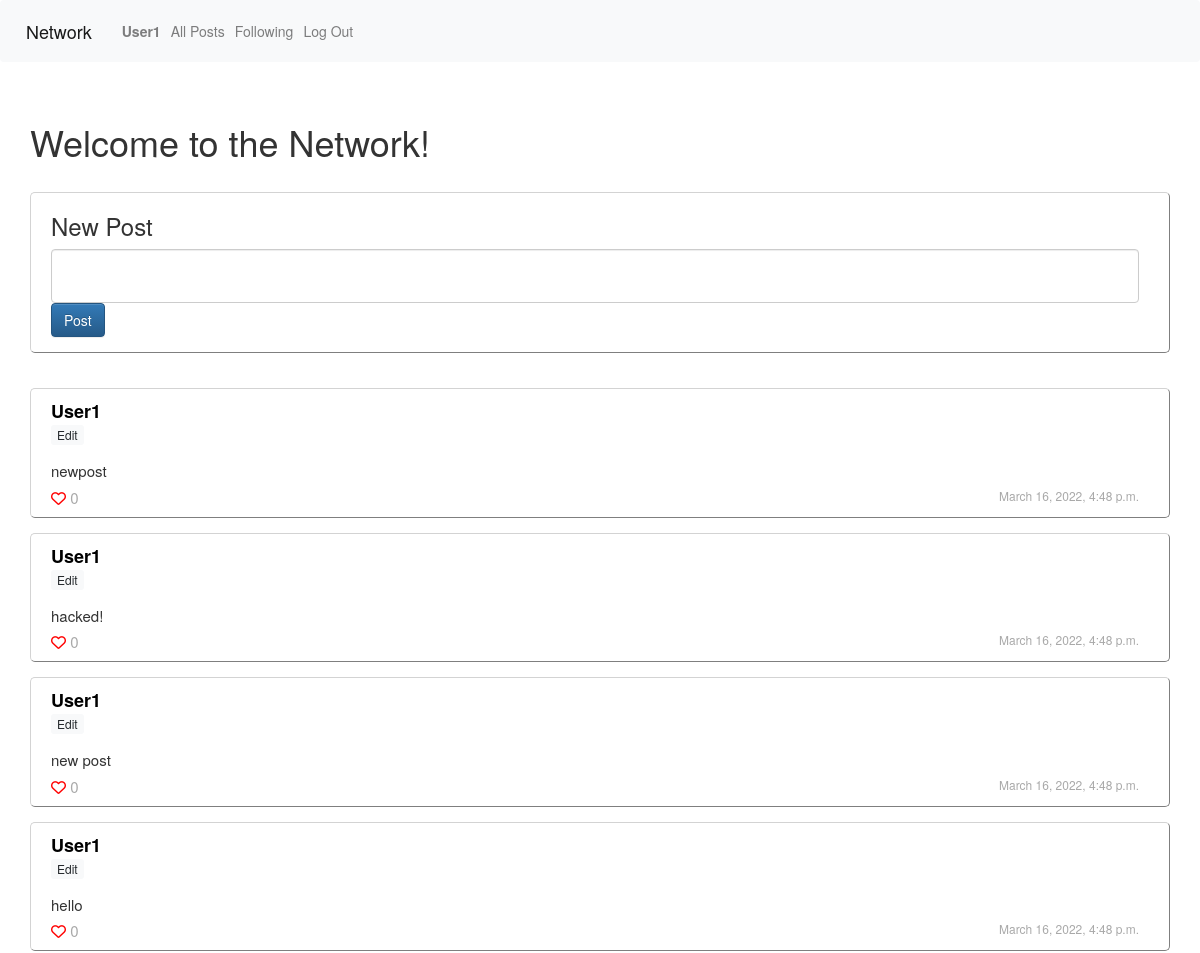
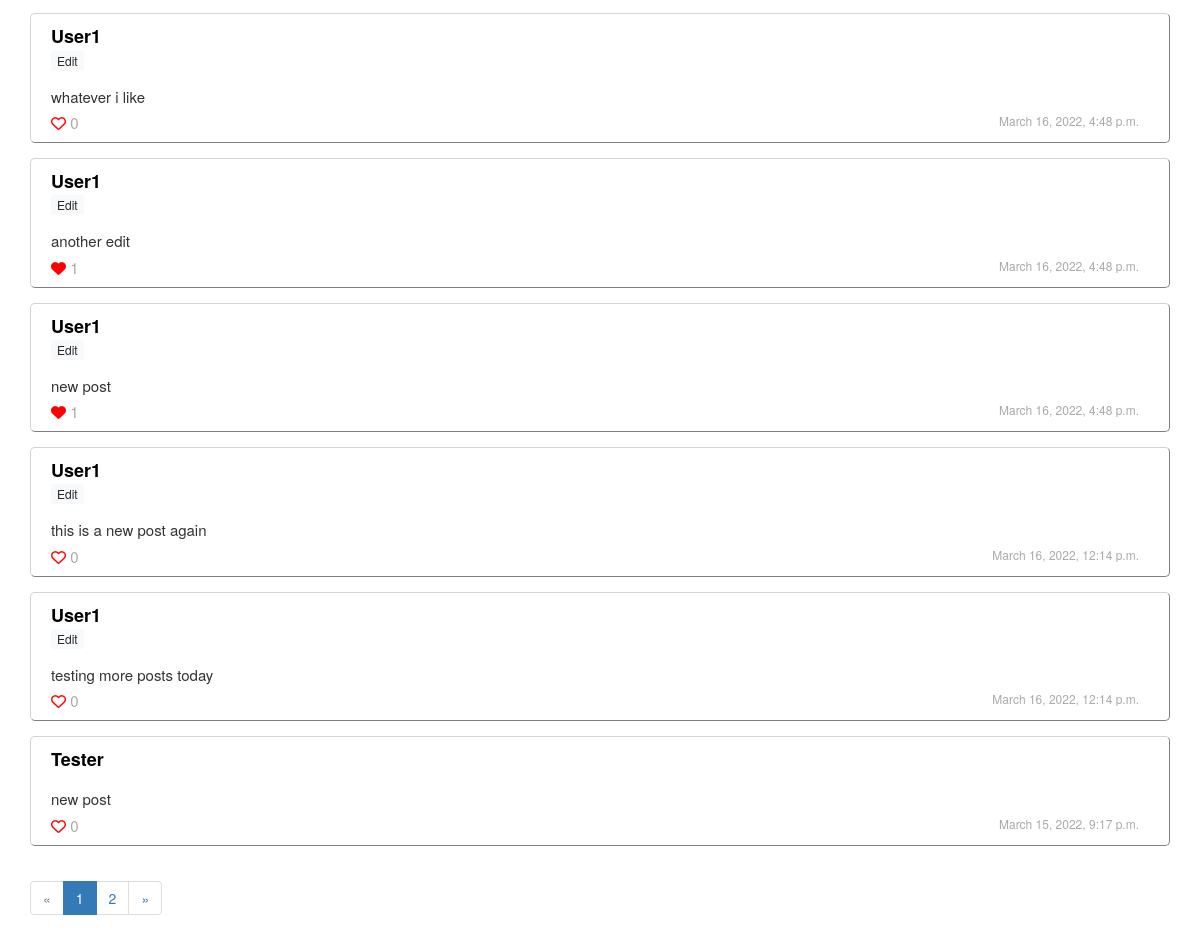
/ (signed in), run on the app's committed database (2 pictures, top to bottom).
### network/models.py (models this page shows, shortened)
class User(AbstractUser, models.Model):
    followings = models.ManyToManyField('self', related_name="followers", symmetrical=False)

class Posts(models.Model):
    content = models.CharField(max_length=200)
    poster = models.ForeignKey(User, on_delete=models.CASCADE, related_name="posts")
    likes = models.IntegerField(default=0)
    date = models.DateTimeField(default=timezone.now())
    likers = models.ManyToManyField(User, blank=True, related_name="posts_liked")

### network/views.py (the view)
# urls.py: path("", views.index, name="index"),
def index(request):
    user = request.user
    if user.is_authenticated:
        posts = Posts.objects.all().order_by("-id")
        posts_count = posts.count()
        current_page = request.GET.get('page', 1)
        page = paginate(posts, current_page)
        return render(request, "network/index.html", {
            "form": NewPost(),
            "user": user,
            "posts": page,
            "posts_count": posts_count
            })
    else:
        return HttpResponseRedirect(reverse("login"))

### network/views.py
class NewPost(forms.Form):
    post = forms.CharField(widget=forms.Textarea(attrs={"rows":2, "cols":20, "class": 'form-control'}), label='')

### network/templatetags/load_functions.py (called while the page is built)
@register.filter
def likers(postid):
	post = Posts.objects.filter(id=postid)[0]
	return post.likers.all()

### network/views.py (called while the page is built)
def paginate(posts, current_page):
    paginator = Paginator(posts, 10)
    try:
        page = paginator.page(current_page)
    except PageNotAnInteger:
        page = paginator.page(1)
    except EmptyPage:
        page = paginator.page(paginator.num_pages)
    return page

### network/templates/network/index.html (shortened to what this page needs)
{% extends "network/layout.html" %}
{% block body %}
     {% if user.is_authenticated %}
{% load load_functions %}
<h1> Welcome to the Network!</h1>
<br>
<div id="dashboard"class="index prepost">
    <h3>New Post</h3>
    <form action="{% url 'make_post' %}" method="post">
        <div class="form-group">
        {{ form }}
        <input class="btn btn-primary" type="submit" value="Post">
        </div>
    </form>
</div>
    <div class="postcontainer">
        <br>
        {% for post in posts %}
        <div class="posts  {%if post.poster.id == user.id%} mypost{% endif %}" >
            <div class="posthead">
                <div class="poster">
                    <a class="postername {%if post.poster.id == user.id%} me{% endif %}" href="{% url 'user' post.poster.username %}"> {{post.poster.username.capitalize}}</a>
                    <div class="edit">
                        {% if post.poster.id == user.id %}
                        <button class="editlink btn btn-light btn-sm btn-sml" style="font-size: 12px; padding: 0px 5px;"> Edit </button>
                        {% endif %}
                        </div>
                </div><div id ="postdiv{{post.id}}" class="postcontent" data-postid="{{post.id}}">
                    <a> {{post.content}}</a>
                </div>
            </div>
            <div class="postbody">
                <div class="like">
                    <span class="likebutton" data-userid="{{user.id}}" data-postid={{post.id}}>
                        {% if user in post.id|likers %}
                        <i class="fa-solid fa-heart"></i>
                        {% else %}
                        <i class="far fa-heart"></i>
                        {% endif %}
                    </span><a class="postlikesnum" style="color: darkgrey"> {{post.likes}}</a>
                </div>
                <div class="date">
                    {{post.date}}
                </div>
            </div>
        </div>
        {% empty %}
        <h3> No Posts</h3>
        {% endfor %}
    </div>
{% if posts.has_other_pages %}
  <ul class="pagination">
    {% if posts.has_previous %}
      <li><a href="?page={{ posts.previous_page_number }}">&laquo;</a></li>
    {% else %}
      <li class="disabled"><span>&laquo;</span></li>
    {% endif %}
    {% for i in posts.paginator.page_range %}
      {% if posts.number == i %}
        <li class="active"><span>{{ i }} <span class="sr-only">(current)</span></span></li>
      {% else %}
        <li><a href="?page={{ i }}">{{ i }}</a></li>
      {% endif %}
    {% endfor %}
    {% if posts.has_next %}
      <li><a href="?page={{ posts.next_page_number }}">&raquo;</a></li>
    {% else %}
      <li class="disabled"><span>&raquo;</span></li>
    {% endif %}
  </ul>
{% endif %}
      {% endif %}
{% endblock %}

### network/templates/network/layout.html (shortened to what this page needs)
{% load static %}
{% load load_functions %}
<!DOCTYPE html>
<html lang="en">
    <head>
        <link rel="stylesheet" href="https://stackpath.bootstrapcdn.com/bootstrap/4.4.1/css/bootstrap.min.css">
        <link href="{% static 'network/styles.css' %}" rel="stylesheet">
        <link rel="stylesheet" href="https://cdn.jsdelivr.net/npm/bootstrap@3.3.7/dist/css/bootstrap.min.css">
        <link rel="stylesheet" href="https://cdnjs.cloudflare.com/ajax/libs/font-awesome/6.0.0-beta2/css/all.min.css" />
        <link rel="stylesheet" href="https://cdn.jsdelivr.net/npm/bootstrap@3.3.7/dist/css/bootstrap-theme.min.css">
    </head>
    <body>
        <nav class="navbar navbar-expand-lg navbar-light bg-light">
            <a class="navbar-brand" href="{% url 'index' %}">Network</a>
            <div>
              <ul class="navbar-nav mr-auto">
                {% if user.is_authenticated %}
                    <li class="nav-item">
                        <a class="nav-link" href="{% url 'profile' %}"><strong>{{ user.username.capitalize }}</strong></a>
                    </li>
                {% endif %}
                <li class="nav-item">
                  <a class="nav-link" href="{% url 'all_posts' %}">All Posts</a>
                </li>
                {% if user.is_authenticated %}
                    <li class="nav-item">
                        <a class="nav-link" href="{% url 'following' %}">Following</a>
                    </li>
                    <li class="nav-item">
                        <a class="nav-link" href="{% url 'logout' %}">Log Out</a>
                    </li>
                {% endif %}
              </ul>
            </div>
          </nav>
        <div class="body">
            {% block body %}
            {% endblock %}
        </div>
    </body>
</html>

### network/static/network/styles.css (style rules this page uses)
.body { margin: 10px; padding: 20px; }
.prepost { margin: 20px 50px 20px 50px auto; }
#dashboard { border: thin; border-style: outset; border-color: lightgray; border-radius: 5px; padding: 0px 30px 0px 20px; margin: 0 auto; }
.postcontainer { margin: 0 auto; border: thin; border-radius: 5px; }
.posts { width: auto; height: auto; padding: 0px 30px 30px 20px; margin: 15px auto; border: thin; border-style: outset; border-radius: 5px; background-color: white; border-color: #D3D3D3; }
.poster { float: left; width: 100%; height: 20%%; margin: 10px 0px 10px 0px; padding-bottom: 5px; font-size: 18px; font-weight: bold; position:relative; }
.date { float: right; width: auto; font-size: 12px; color: darkgrey; }
.like { position: relative; float: left; color: red; }
.postcontent { padding-bottom: 5px; font-size: 15px; width: auto; }
.posthead { height: 90%; width: 100%; position: relative; }
.postbody { height: 10%; width: 100%; font-size: 15px; background-color: black; }
.edit { font-size: 13px; }
.postername { color: black; }
.postlikesnum { color: darkgrey; }
.likebutton { cursor: pointer; }
.fa-heart { font-size:15px; }
.editlink { font-size: 0.5 ; size: 5px; }
textarea { width: 90%; min-width: 75px; resize: none; }

### data on the page
User: username "User1"
Posts: poster.username "User1", shows "Edit", content "newpost", likes "0", date "March 16, 2022, 4:48 p.m."
Posts: poster.username "User1", shows "Edit", content "hacked!", likes "0", date "March 16, 2022, 4:48 p.m."
Posts: poster.username "User1", shows "Edit", content "new post", likes "0", date "March 16, 2022, 4:48 p.m."
Posts: poster.username "User1", shows "Edit", content "hello", likes "0", date "March 16, 2022, 4:48 p.m."
Posts: poster.username "User1", shows "Edit", content "whatever i like", likes "0", date "March 16, 2022, 4:48 p.m."
Posts: poster.username "User1", shows "Edit", content "another edit", likes "1", date "March 16, 2022, 4:48 p.m."
Posts: poster.username "User1", shows "Edit", content "new post", likes "1", date "March 16, 2022, 4:48 p.m."
Posts: poster.username "User1", shows "Edit", content "this is a new post again", likes "0", date "March 16, 2022, 12:14 p.m."
Posts: poster.username "User1", shows "Edit", content "testing more posts today", likes "0", date "March 16, 2022, 12:14 p.m."
Posts: poster.username "Tester", content "new post", likes "0", date "March 15, 2022, 9:17 p.m."

### other printed values
{{ i }} "1"
{{ i }} "2"
